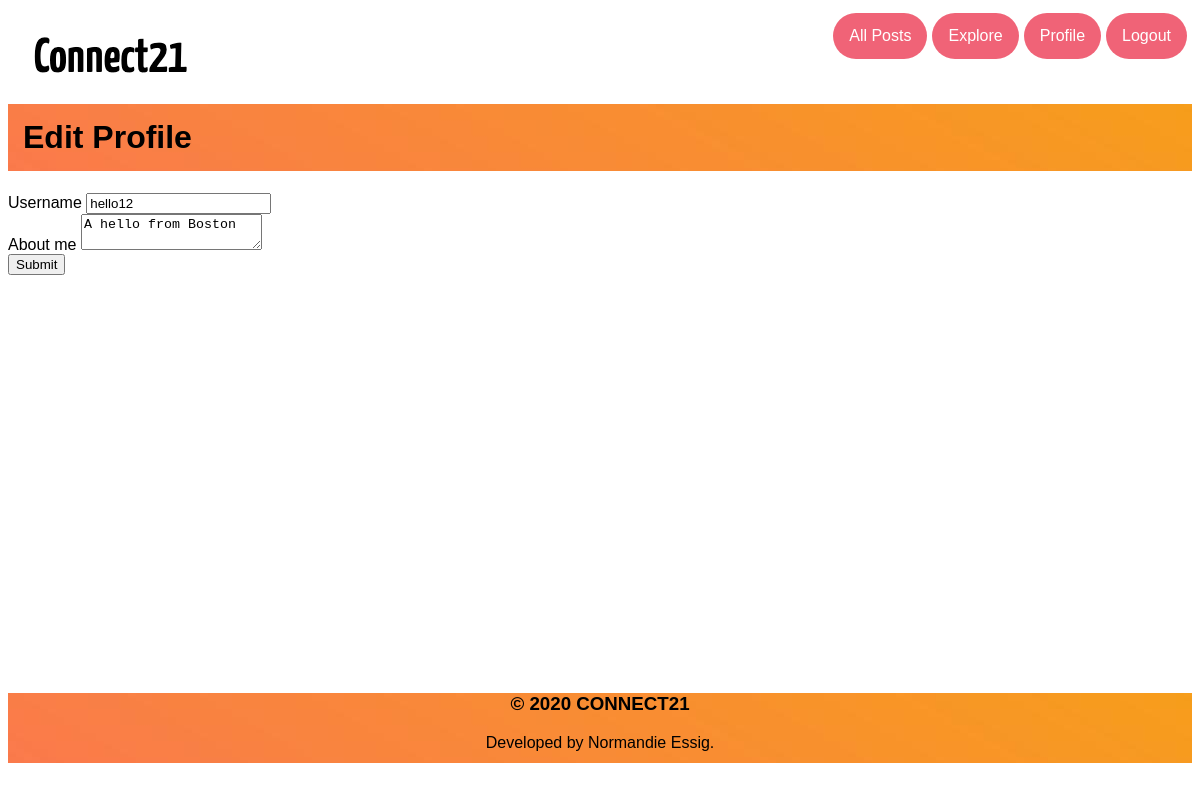
The page /edit_profile (signed in) on the database as committed earlier.
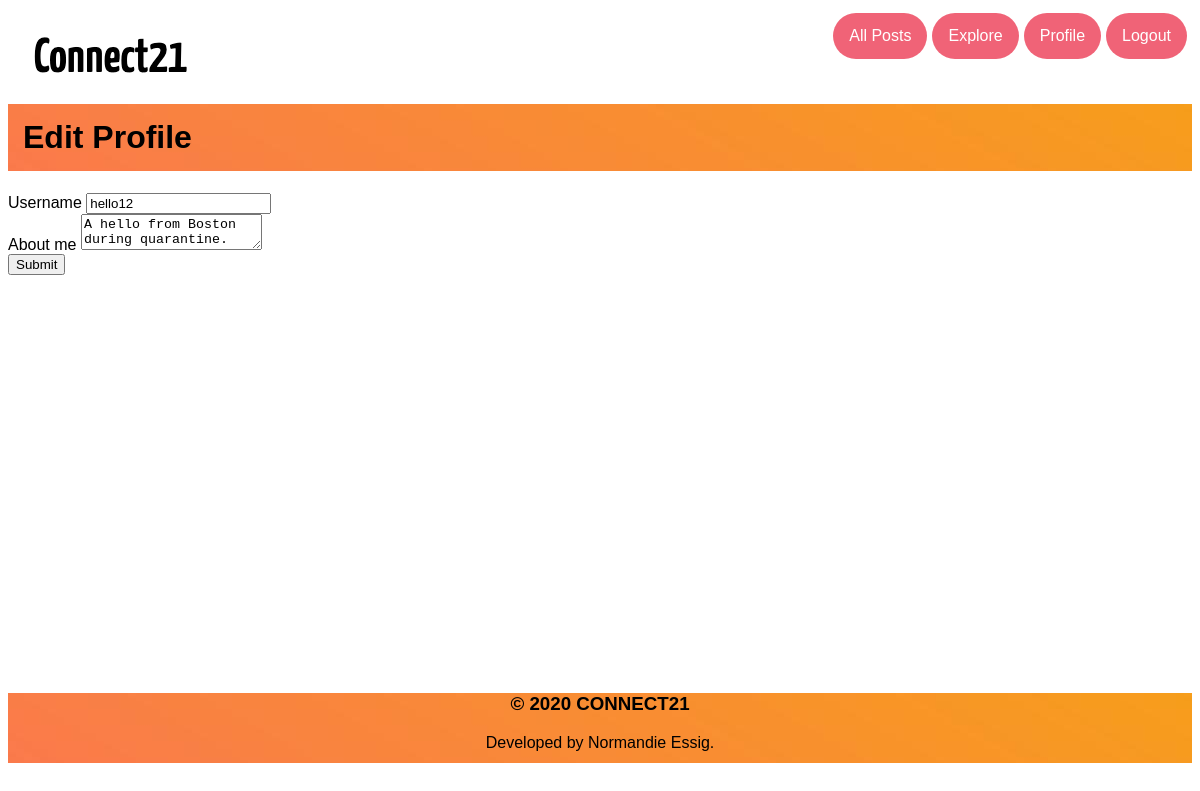
The same page on the database as committed later.
### app/models.py (models this page shows, shortened)
class User(UserMixin, db.Model):
    id = db.Column(db.Integer, primary_key=True)
    username = db.Column(db.String(64), index=True, unique=True)
    email = db.Column(db.String(120), index=True, unique=True)
    password_hash = db.Column(db.String(128))
    posts = db.relationship('Post', backref='author', lazy='dynamic')
    about_me = db.Column(db.String(140))
    last_seen = db.Column(db.DateTime, default=datetime.utcnow)
    followed = db.relationship(
        'User', secondary=followers,
        primaryjoin=(followers.c.follower_id == id),
        secondaryjoin=(followers.c.followed_id == id),
        backref=db.backref('followers', lazy='dynamic'), lazy='dynamic')

### app/main/routes.py (the view)
@bp.route('/edit_profile', methods=['GET', 'POST'])
@login_required
def edit_profile():
    form = EditProfileForm(current_user.username)
    if form.validate_on_submit():
        current_user.username = form.username.data
        current_user.about_me = form.about_me.data
        db.session.commit()
        flash(_('Your changes have been saved.'))
        return redirect(url_for('main.edit_profile'))
    elif request.method == 'GET':
        form.username.data = current_user.username
        form.about_me.data = current_user.about_me
    return render_template('edit_profile.html', title=_('Edit Profile'),
                           form=form)

### app/main/forms.py (shortened to what this page needs)
class EditProfileForm(FlaskForm):
    username = StringField(_l('Username'), validators=[DataRequired()])
    about_me = TextAreaField(_l('About me'),
                             validators=[Length(min=0, max=140)])
    submit = SubmitField(_l('Submit'))
    def __init__(self, original_username, *args, **kwargs):
        super(EditProfileForm, self).__init__(*args, **kwargs)
        self.original_username = original_username

### app/main/routes.py (called while the page is built)
@bp.before_app_request
def before_request():
    if current_user.is_authenticated:
        current_user.last_seen = datetime.utcnow()
        db.session.commit()
    g.locale = str(get_locale())

### app/models.py (called while the page is built)
@login.user_loader
def load_user(id):
    return User.query.get(int(id))

### app/templates/edit_profile.html
{% extends "base.html" %}
{% import 'bootstrap/wtf.html' as wtf %}
{% block app_content %}
	<div class="register" style="height:570px">
    <h1 class="title">Edit Profile</h1>
    <div class="row">
        <div class="col-md-4">
            {{ wtf.quick_form(form) }}
        </div>
    </div>
</div>
{% endblock %}

Rows that differ between the two databases and show on the page:
changed User "hello12": about_me "A hello from Boston" → "A hello from Boston during quarantine."
